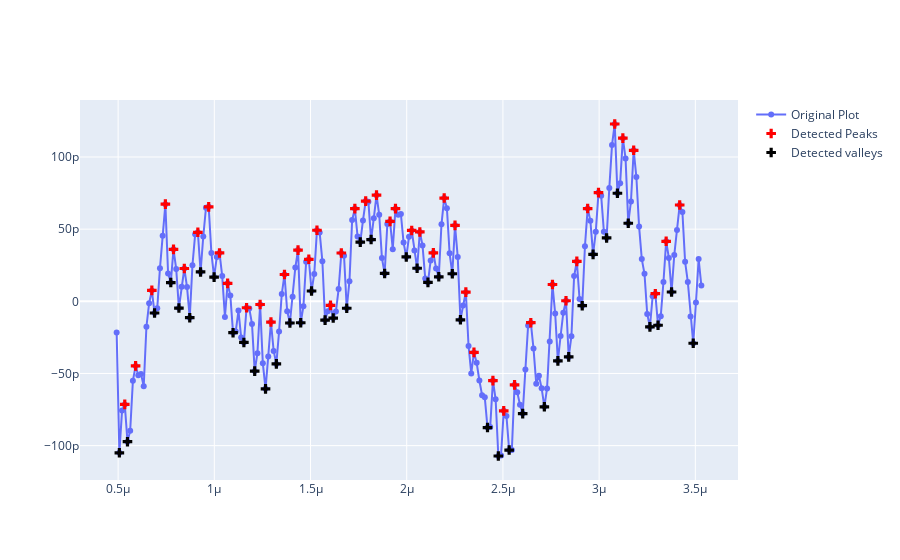

Source (notebook cell):
### Markdown cell above
#### calculate fit version

### Code cell
x, z, peak_indices, valley_indices = analyzer.slice_rotate(img_rot, size_rot, j=100, prominence=1e-13, width=1, xz_angle=0, demo=True)
step_heights, step_widths, miscut = analyzer.calculate_fit(x, z, peak_indices, valley_indices, fixed_height=3.91e-10, demo=True)
